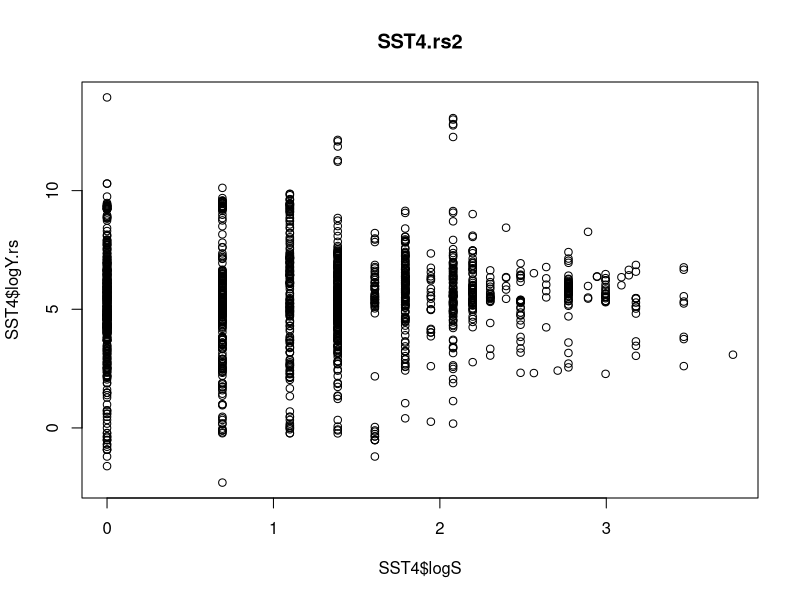

Reproduce this figure in R. (Note: this script raises an error after producing the figure.)
#######################################################################
### Modeling uncertainty in the biodiversity ecosystem functioning relationship
### O'Connor, Gonzalez, et al
### data formatting in preparation for mixed effects analysis
### Jan 22 2014; Author: Mary O'Connor
#######################################################################

## Analysis of the relationship between SST and S for Cardinale et al BEF database
## Analysis of data without considering Taxon as an intercept predictor
## same as other Aug 24th, except in this version I will remove more outliers

## load data and libraries
library(plyr)
library(ggplot2)
library(reshape2)

### adapting lefcheck's code for data processing:
##  I had to clean the metamaster file:
# removing extra levels in FinalT column and HigherT and consolidating to Y or N
# added HigherT values for Bret-Harte and Erskine, Gtim of 10 days to fungi studies
# converted FTG to numerical such that: (C = '3', P = '1', H = '2', D = '4', M = '5', O = '6'))

#Read in meta master
metamaster=read.csv("./BEF_MetaMaster_2011_08_29.csv")

#Subset data
metamaster2=ddply(metamaster,1,.progress="text",function(x) { 
  y=melt(x,id.vars=c(2:4,6:8,10,14,25,27,33:38,40),measure.vars=c(99:126)) 
  y$value=as.numeric(as.character(y$value))
  z=cbind(y[,1:17],richness=as.numeric(gsub("\\D","",y$variable)),value=y$value) 
  z=z[!is.na(z[,7]),] } ) 

#bring in restrt col from mary's file
mo<-read.csv("./input.HMM.stackn0unit23.csv", sep=",",header=T, na.strings="NA", fill=TRUE);
restrt <- ddply(mo, .(Entry, Mno, restrt), summarize, mean(YEmono))
metamaster3 <- merge(restrt, metamaster2, by.x = "Entry", by.y = "Entry", all = TRUE)

SST<-subset(metamaster3, metamaster2$Ygen=='SST', select=1:23, drop=TRUE)

## simplifying Yunits: try to categorize units (e.g., n.density, m.density )
### this is amazing what i did here; i often want to do this but i forget that i already did it.
unit.type<-c('normalized mass', 'mass.normalized flux', 'mass.normalized flux', 'mass.normalized flux','mass.normalized flux', 'vol flux','mass flux', 'cover','rate','mass rate', 'normalized mass', 'mass.normalized flux','mass','mass', 'mass.normalized flux', 'vol flux', 'vol flux', 'cover', 'mass.normalized flux', 'mass.normalized flux', 'mass.normalized flux', 'normalized mass', 'normalized mass', 'mass.normalized flux','mass', 'mass.normalized flux','mass.normalized flux', 'normalized mass', 'mass flux', 'rate','rate','rate','mass.vol', 'mass', 'density', 'density', 'density', 'density', 'density','proportional change', 'mass.normalized flux','rate')
Y.units<-c(levels(SST$Yunits))
unit.types<-as.data.frame(cbind(Y.units, unit.type))
step1<-unit.types$unit.type[match(SST$Yunits, unit.types$Y.units)]
SST$unit.types<-as.factor(step1)

unit.type2<-c('biomass', 'flux', 'flux', 'flux','flux', 'flux','flux', 'perc.cover','flux','flux', 'biomass', 'flux','biomass','biomass', 'flux','biomass', 'biomass', 'flux', 'flux', 'perc.cover', 'flux', 'flux', 'flux', 'biomass', 'biomass', 'flux','biomass', 'flux','flux','flux','flux', 'biomass', 'biomass','biomass','density', 'density', 'density', 'density', 'density', 'proportional change', 'flux', 'flux')
unit.types2<-as.data.frame(cbind(Y.units, unit.type2))
step2<-unit.types2$unit.type2[match(SST$Yunits, unit.types2$Y.units)]
SST$unit.types2<-as.factor(step2)

## removing levels or values not relevant for this analysis
SST<-subset(SST, SST$TDBU=='TD', select=1:25, drop=TRUE) # removing 'bottom up' studies
SST2<-subset(SST, SST$Slevels>1, select=1:25, drop=TRUE) 
SST2<-subset(SST2, SST2$HigherT!="", select=1:25, drop=TRUE)
SST2<-subset(SST2, SST2$HigherT!=".", select=1:25, drop=TRUE)
# get rid of Tscale vals = 0
SST2<-subset(SST2, SST2$Tscale!="", select=1:25, drop=TRUE) 
SST2<-subset(SST2, SST2$Yunits!='proportional change', select=1:25, drop=TRUE) 
SST2 <- SST2[which(SST2$Yunits!='rate'),]
SST2<-subset(SST2, SST2$value!='NA', select=1:25, drop=TRUE) 
SST2<-subset(SST2, SST2$value!= '0', select=1:25, drop=TRUE) 

### need to estimate the duration of each experiment:
maxTime <- ddply(SST2, .(Entry, Tscale), summarise, TFinal = 'Y')
names(maxTime) <- c('Entry', 'MaxTscale', 'Finaltime')
merge(SST2, maxTime, by.x = "Entry", by.y = "Entry", all.x = TRUE, all.y = FALSE) -> merged
dim(merged)
names(merged)
head(merged)
SST2<-merged
SST2$logMaxTime <- log(as.numeric(as.character(SST2$MaxTscale)))

## transform columns
SST2$logY <- log(SST2$value)
SST2$logS <- log(SST2$richness)
SST2$TG1 <- as.numeric(as.character(SST2$FTG))
SST2$Tscale <- as.numeric(as.character(SST2$Tscale))
SST2$Smax <- as.numeric(as.character(SST2$Smax))
SST2$MaxTscale <- as.numeric(as.character(SST2$MaxTscale))
SST2$Entry <- as.factor((SST2$Entry))
SST2$Study <- as.factor((SST2$Study))
SST2 <- SST2[,-(4)]

## rescaling entries if their values are extremely low or high
try1 <- ddply(SST2, .(Entry, Study, Yunits), summarise, min(value))
try2 <- ddply(SST2, .(Entry), summarise, max(value))
names(try1) <- c('Entry', 'Study','units','minval')
names(try2) <- c('Entry', 'maxval')
merge(try1, try2, by.x = "Entry", by.y = "Entry") -> try3
#try3$convert.min <- ifelse(try3$minval < 1, '1', '0')
#try3$convert.max <- ifelse(try3$maxval > 22000, '1', '0')
try3$convert.min <- ifelse(try3$maxval < 10, '1', '0')
try3$convert.max <- ifelse(try3$minval > 22000, '1', '0')
try3[(order(try3$minval)),]
try3<-try3[,-(2:3)]
merge(SST2, try3, by.x = "Entry", by.y = "Entry") -> SST4

SST4$values.rs <- as.numeric(as.character(ifelse(SST4$convert.min == 1, SST4$value*1000, SST4$value)))
SST4$values.rs <- as.numeric(as.character(ifelse(SST4$convert.max == 1, SST4$value/1000, SST4$values.rs)))
SST4$logY.rs <- log(SST4$values.rs)
head(SST4)
plot(SST4$logY.rs ~ SST4$logS, main = 'SST4.rs2')

## remove outliers based on previous analysis using visual inspection of plot(modBasic)
dim(SST4)
SST4 <- subset(SST4, SST4$Study!=177, select=1:36, drop=TRUE) 
SST4 <- subset(SST4, SST4$Mno!=796, select=1:36, drop=TRUE) # based on looking at residuals of individual regressions, this one is an extreme outlier (below)
SST4 <- subset(SST4, SST4$Mno!=826, select=1:36, drop=TRUE) # searching for the outlier in plot(modF1)
SST4 <- subset(SST4, SST4$Study!=83, select=1:36, drop=TRUE)

## the units column will be wrong for these rescaled values, but in the model we use 'unit.types', and that class should still be fine.
## upon inspection, I can see that some studies (e.g., 8) will have some rescaled values and some not rescaled, which would bring the intercepts together. shouldn't be a problem.






#extra stuff
SST2nc <- subset(SST2, SST2$FTG!="C", select=1:60, drop=TRUE) # the problematic detritivore study
